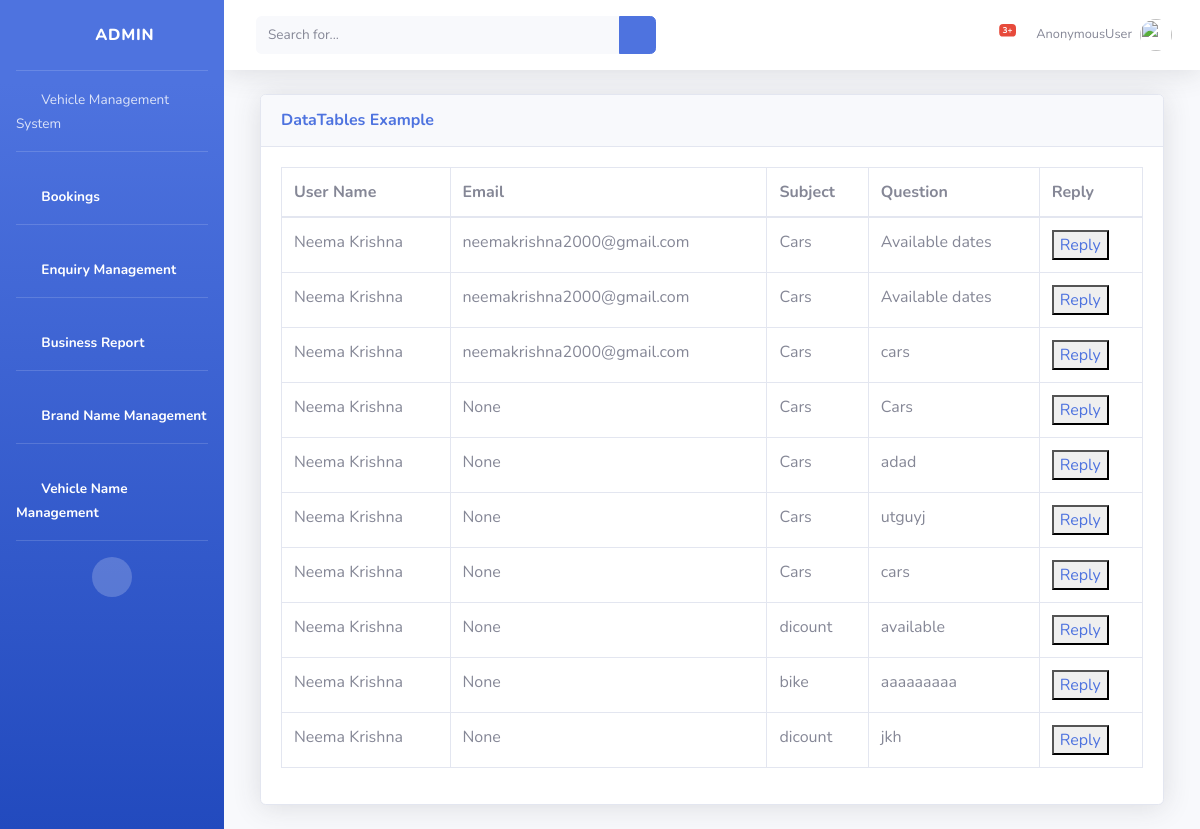
Screenshot of /adminpage/enquiry/ with the database file from the repository.
### user_app/models.py (models this page shows)
class Query(models.Model):
    user=models.ForeignKey(MyUser_registration,on_delete=models.CASCADE,related_name='query_user')
    email=models.EmailField(null=True)
    subject=models.CharField(max_length=60)
    Your_question=models.CharField(max_length=60,null=True)
    datetime=models.DateField(auto_now=True)
    reply=models.CharField(max_length=60)

class MyUser_registration(AbstractUser):
    user_type=models.CharField(max_length=20,null=True)
    phone=models.BigIntegerField(default=7320170541)

### admin_app/views.py (the view)
# urls.py: path('enquiry/',views.Enquiry.as_view(),name='enquiry'),
class Enquiry(View):
    def get(self,request):
        query=Query.objects.all()
        return render(request, 'adminpage/enquiry.html' , {'enquiry':query})

### templates/adminpage/enquiry.html
{% load static %}
{% include "adminpage/adminheader.html" %}
 <div class="container-fluid">
    <div class="row">
        <div class="container-fluid">
            <div class="card shadow mb-4">
                <div class="card-header py-3">
                    <h6 class="m-0 font-weight-bold text-primary">DataTables Example</h6>
                </div>
                <div class="card-body">
                    <div class="table-responsive">
                        <table class="table table-bordered" id="dataTable" width="100%" cellspacing="0">
                            <thead>
                                <tr>
                                    <th>User Name</th>
                                    <th>Email</th>
                                    <th>Subject</th>
                                    <th>Question</th>
                                    <th>Reply</th>
                                </tr>
                            </thead>
                            <tbody>
                                {% for query in enquiry %}
                                <tr>
                                    <td>{{query.user.first_name}} {{query.user.last_name}}</td>
                                    <td>{{query.email}}</td>
                                    <td>{{query.subject}}</td>
                                    <td>{{query.Your_question}}</td>
                                    <td> <button><a href="{% url 'enquiryreply' query.id %} "> Reply </a></button></td>
                                </tr>
                                {% endfor %}
                            </tbody>
                        </table>
                    </div>
                </div>
            </div>
        </div>
    </div>
</div>
{% include 'adminpage/adminfooter.html'%}

### rows the page displays
Query: user.first_name "Neema", user.last_name "Krishna", email "neemakrishna2000@gmail.com", subject "Cars", Your_question "Available dates"
Query: user.first_name "Neema", user.last_name "Krishna", email "neemakrishna2000@gmail.com", subject "Cars", Your_question "Available dates"
Query: user.first_name "Neema", user.last_name "Krishna", email "neemakrishna2000@gmail.com", subject "Cars", Your_question "cars"
Query: user.first_name "Neema", user.last_name "Krishna", email "None", subject "Cars", Your_question "Cars"
Query: user.first_name "Neema", user.last_name "Krishna", email "None", subject "Cars", Your_question "adad"
Query: user.first_name "Neema", user.last_name "Krishna", email "None", subject "Cars", Your_question "utguyj"
Query: user.first_name "Neema", user.last_name "Krishna", email "None", subject "Cars", Your_question "cars"
Query: user.first_name "Neema", user.last_name "Krishna", email "None", subject "dicount", Your_question "available"
Query: user.first_name "Neema", user.last_name "Krishna", email "None", subject "bike", Your_question "aaaaaaaaa"
Query: user.first_name "Neema", user.last_name "Krishna", email "None", subject "dicount", Your_question "jkh"

### other values shown
{{ user }} "AnonymousUser"
